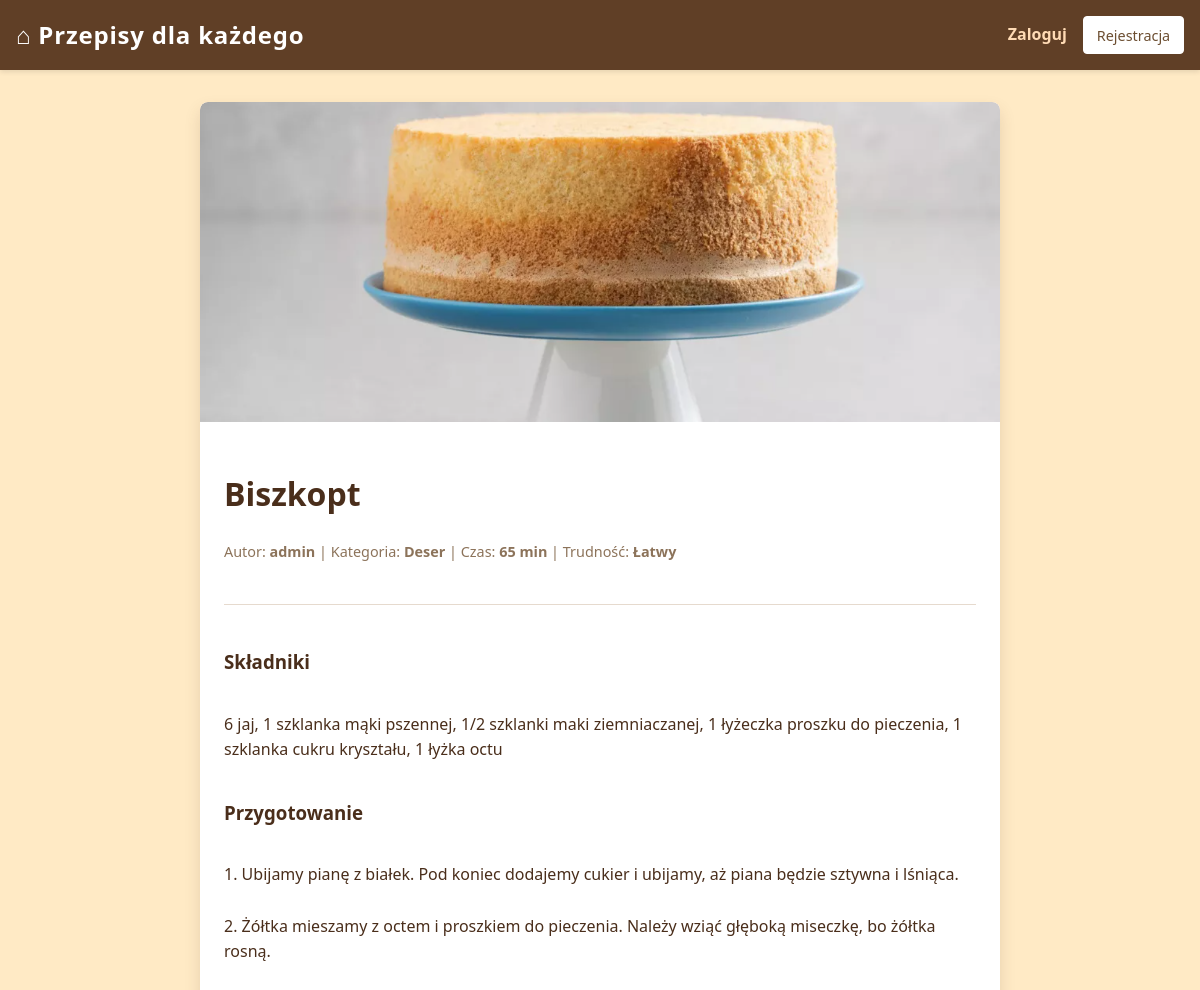
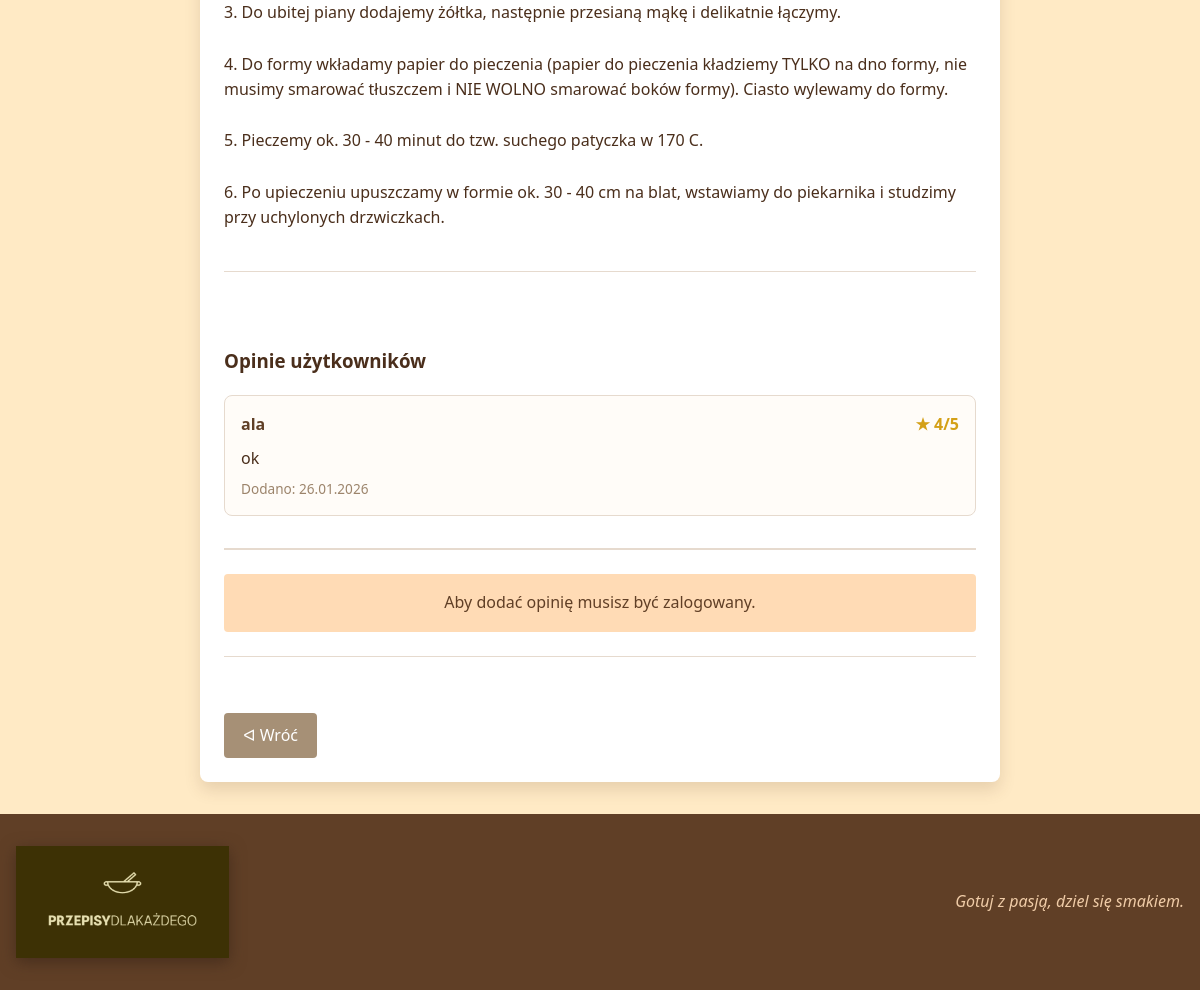
The app's page /recipe/2/ with its own data (2 pictures, top to bottom).
### recipes/models.py (models this page shows, shortened)
class Recipe(models.Model):
    author = models.ForeignKey(User, on_delete=models.CASCADE, verbose_name="Autor")
    category = models.ForeignKey(Category, on_delete=models.CASCADE, verbose_name="Kategoria")
    title = models.CharField(max_length=200, verbose_name="Tytuł przepisu")
    description = models.TextField(verbose_name="Opis przygotowania")
    ingredients = models.TextField(verbose_name="Składniki", help_text="Wpisz składniki po przecinku")
    preparation_time = models.PositiveIntegerField(verbose_name="Czas (min)")
    DIFFICULTY_CHOICES = [('Łatwy', 'Łatwy'), ('Średni', 'Średni'), ('Trudny', 'Trudny')]
    difficulty = models.CharField(max_length=10, choices=DIFFICULTY_CHOICES, default='Łatwy', verbose_name="Trudność")
    is_vegetarian = models.BooleanField(default=False, verbose_name="Czy wegetariańskie?")
    image = models.ImageField(upload_to='recipes_img/', blank=True, null=True, verbose_name="Zdjęcie")
    created_at = models.DateTimeField(auto_now_add=True)

class Category(models.Model):
    name = models.CharField(max_length=100, verbose_name="Nazwa kategorii")

class Review(models.Model):
    recipe = models.ForeignKey(Recipe, related_name='reviews', on_delete=models.CASCADE)  #### zeby wyciagnac wszystkie opinie spod przepisu
    author = models.ForeignKey(User, on_delete=models.CASCADE)
    content = models.TextField(verbose_name="Treść komentarza")
    rating = models.IntegerField(choices=[(i, f"{i} gwiazdek") for i in range(1, 6)], verbose_name="Ocena")
    created_at = models.DateTimeField(auto_now_add=True)

### recipes/views.py (the view)
# urls.py: path('recipe/<int:pk>/', views.recipe_detail, name='recipe_detail'),
def recipe_detail(request, pk):
    recipe = get_object_or_404(Recipe, pk=pk)  ## ma lepsza obsluge bledow niz objects.get
    reviews = recipe.reviews.all().order_by('-created_at')
    if request.method == 'POST':
        if not request.user.is_authenticated:
            return redirect('login')
        if request.user == recipe.author:
            return redirect('recipe_detail', pk=pk)
        form = ReviewForm(request.POST)
        if form.is_valid():   # walidacja po str serwera
            new_review = form.save(commit=False)
            new_review.author = request.user
            new_review.recipe = recipe
            new_review.save()
            return redirect('recipe_detail', pk=pk)
    else:
        form = ReviewForm()
    return render(request, 'recipe_detail.html', {
        'recipe': recipe,
        'reviews': reviews,
        'review_form': form
    })

### templates/recipe_detail.html (shortened to what this page needs)
{% extends 'base.html' %}
{% block content %}
<div class="card detail-card">
    {% if recipe.image %}
        <img src="{{ recipe.image.url }}" class="card-img detail-img" alt="{{ recipe.title }}">
    {% endif %}
    <div class="card-content">
        <h1>{{ recipe.title }}</h1>
        <div class="meta">
            Autor: <strong>{{ recipe.author.username }}</strong> |
            Kategoria: <strong>{{ recipe.category.name }}</strong> |
            Czas: <strong>{{ recipe.preparation_time }} min</strong> |
            Trudność: <strong>{{ recipe.get_difficulty_display }}</strong>
        </div>
        <hr class="detail-divider">
        <h3>Składniki</h3>
        <p class="text-formatted" id="ingredients-text">{{ recipe.ingredients }}</p>
        <h3>Przygotowanie</h3>
        <p class="text-formatted">{{ recipe.description }}</p>
        <hr class="detail-divider">
        <div class="reviews-container">
            <h3>Opinie użytkowników</h3>
            {% for review in reviews %}
                <div class="review-card">
                    <div class="review-header">
                        <span class="review-author">{{ review.author.username }}</span>
                        <span class="review-rating">★ {{ review.rating }}/5</span>
                    </div>
                    <p class="review-content">{{ review.content }}</p>
                    <small class="review-date">Dodano: {{ review.created_at|date:"d.m.Y" }}</small>
                </div>
            {% empty %}
                <p>Ten przepis nie ma jeszcze opinii.</p>
            {% endfor %}
            <div class="add-review-box">
                {% if user.is_authenticated %}
                    {% if user == recipe.author %}
                        <div class="login-prompt author-warning">
                            To Twój przepis - nie możesz go oceniać.
                        </div>
                    {% else %}
                        <h4>Dodaj swoją ocenę</h4>
                        <form method="post">
                            {% csrf_token %}
                            {{ review_form.as_p }}
                            <button type="submit" class="btn">Opublikuj opinię</button>
                        </form>
                    {% endif %}
                {% else %}
                    <div class="login-prompt">
                        Aby dodać opinię musisz być zalogowany.
                    </div>
                {% endif %}
            </div>
        </div>
        <hr class="detail-divider">
        <div class="detail-actions">
            <a href="{% url 'recipe_list' %}" class="btn btn-secondary">ᐊ Wróć</a>
        </div>
    </div>
</div>
{% endblock %}

### static/style.css (style rules this page uses)
*, *::before, *::after { box-sizing: border-box; }
:root { --primary: #603F26; --accent: #6C4E31; --bg: #FFEAC5; --secondary-bg: #FFDBB5; --text: #4a2e1b; --white: #ffffff; --spacing: 1rem; }
body { margin: 0; font-family: 'Segoe UI', Tahoma, Geneva, Verdana, sans-serif; background-color: var(--bg); color: var(--text); line-height: 1.6; display: flex; flex-direction: column; min-height: 100vh; }
.card { background: var(--white); border: 0.0625rem solid #e0cdb0; border-radius: 0.5rem; overflow: hidden; transition: transform 0.2s; box-shadow: 0 0.125rem 0.3rem rgba(96, 63, 38, 0.1); display: flex; flex-direction: column; }
.card-img { width: 100%; height: 12.5rem; object-fit: cover; background-color: var(--secondary-bg); display: flex; align-items: center; justify-content: center; color: var(--primary); }
.card-content { padding: 1.5rem; flex-grow: 1; display: flex; flex-direction: column; }
.meta { font-size: 0.9rem; margin-bottom: 1rem; color: #8c735a; }
.btn { display: inline-block; padding: 0.6rem 1.2rem; background-color: var(--accent); color: var(--white); text-decoration: none; border-radius: 0.25rem; border: none; cursor: pointer; font-size: 1rem; text-align: center; transition: background 0.3s; }
.btn-secondary { background-color: #a69076; }
.detail-card { max-width: 50rem; margin: 0 auto; border: none; box-shadow: 0 0.5rem 1rem rgba(96, 63, 38, 0.15); }
.detail-img { width: 100%; height: 20rem; object-fit: cover; border-radius: 0.5rem 0.5rem 0 0; }
.detail-divider { border: 0; border-top: 0.0625rem solid #e6dace; margin: 1.5rem 0; }
.detail-actions { margin-top: 2rem; display: flex; gap: 1rem; flex-wrap: wrap; }
.reviews-container { margin-top: 2rem; }
.review-card { background-color: #fffcf8; border: 0.0625rem solid #e6dace; border-radius: 0.5rem; padding: 1rem; margin-bottom: 1rem; }
.review-header { display: flex; justify-content: space-between; align-items: center; margin-bottom: 0.5rem; }
.review-author { font-weight: bold; color: var(--primary); }
.review-rating { color: #d4a017; font-weight: bold; }
.review-content { margin: 0; color: var(--text); line-height: 1.5; }
.review-date { display: block; margin-top: 0.5rem; font-size: 0.85rem; color: #9c846b; }
.add-review-box { margin-top: 2rem; background-color: var(--white); border-top: 0.125rem solid #e6dace; padding-top: 1.5rem; }
.login-prompt { background-color: var(--secondary-bg); padding: 1rem; border-radius: 0.25rem; text-align: center; color: var(--primary); }
.text-formatted { white-space: pre-line; }

### records on screen
Recipe: image (picture), title "Biszkopt", author.username "admin", category.name "Deser", preparation_time "65", difficulty "Łatwy", ingredients "6 jaj, 1 szklanka mąki pszennej, 1/2 szklanki maki ziemniaczanej, 1 łyżeczka proszku do pieczenia, 1 szklanka cukru kryształu, 1 łyżka octu", description "1. Ubijamy pianę z białek. Pod koniec dodajemy cukier i ubijamy, aż piana będzie sztywna i lśniąca. 2. Żółtka mieszamy z octem i proszkiem do pieczenia. Należy wziąć głęboką miseczkę, bo żółtka rosną. 3. Do ubitej piany dodajemy żółtka, następnie przesianą mąkę i delikatnie łączymy. 4. Do formy wkładamy papier do pieczenia (papier do pieczenia kładziemy TYLKO na dno formy, nie musimy smarować tłuszczem i NIE WOLNO smarować boków formy). Ciasto wylewamy do formy. 5. Pieczemy ok. 30 - 40 minut do tzw. suchego patyczka w 170 C. 6. Po upieczeniu upuszczamy w formie ok. 30 - 40 cm na blat, wstawiamy do piekarnika i studzimy przy uchylonych drzwiczkach."
Review: author.username "ala", rating "4", content "ok", created_at "26.01.2026"
